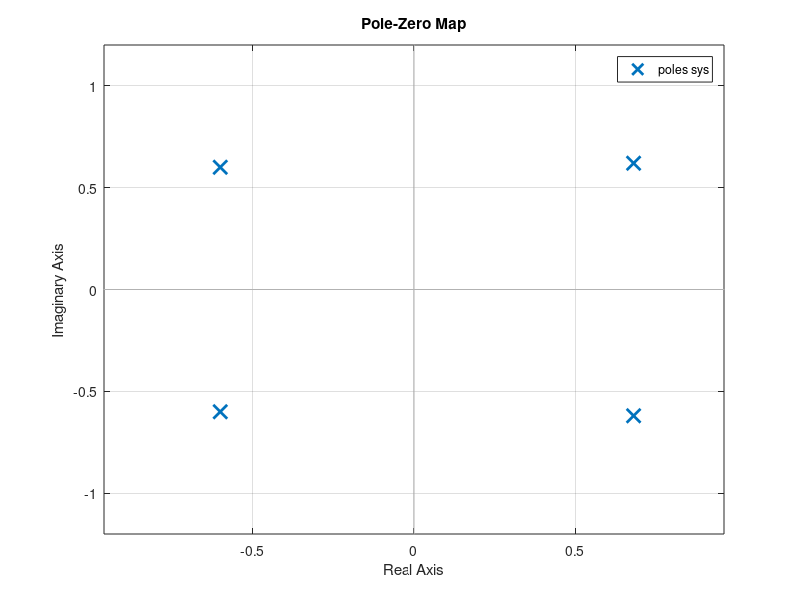
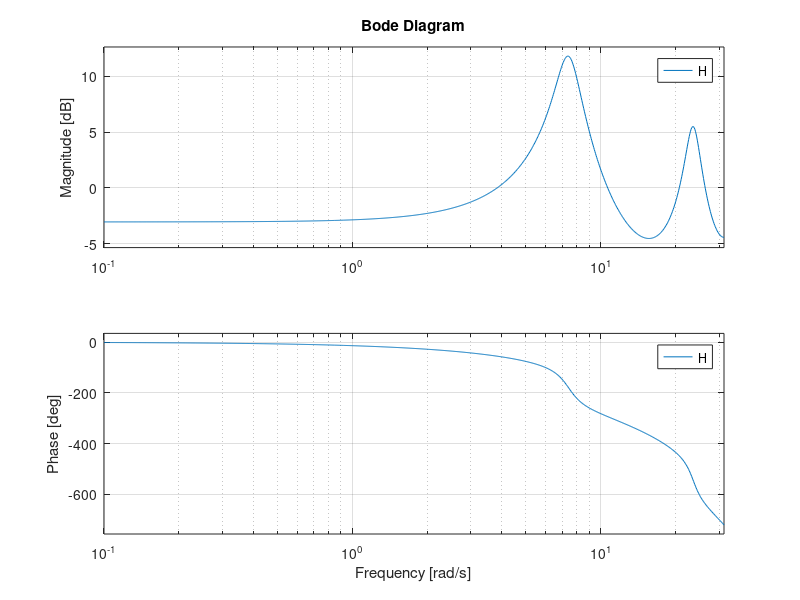
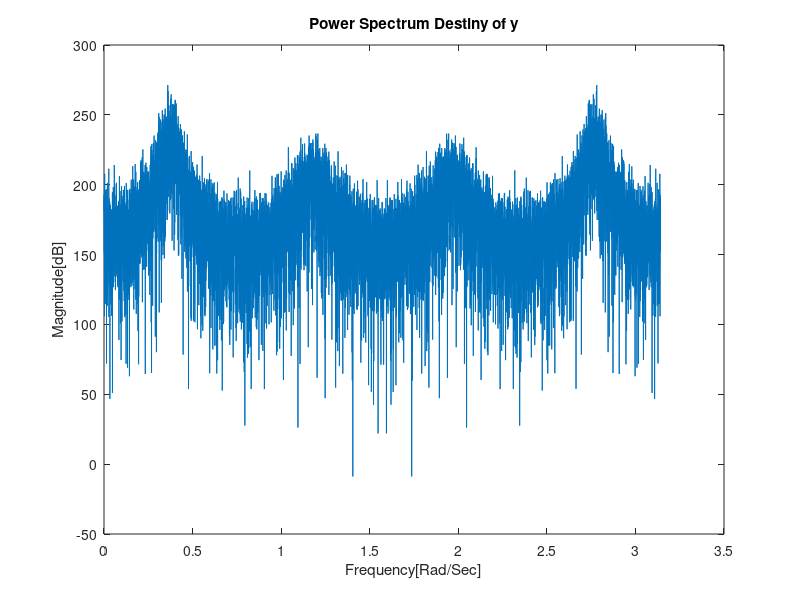

The MATLAB script that drew these images, in order: (Note: this script raises an error after producing the figures.)
clear all; close all; clc;

%% Section 1
sys = zpk([],[-0.6+0.6i , -0.6-0.6i , 0.68+0.62i , 0.68-0.62i], 1);
figure(1);
pzmap(sys)
hold on;
[b,a] = zp2tf([],[-0.6+0.6i , -0.6-0.6i , 0.68+0.62i , 0.68-0.62i], 1);

H = tf(b,a, 0.1, 'variable', 'z^-1');
figure(2)
bode(H);

noise = randn(1,10000);
y = filter(b,a,noise);
psd = 20*log(abs(fft(y)).^2);
[~, freq] = freqz(b,a,length(psd));
figure(3)
plot((freq),psd);
hold on;
title('Power Spectrum Destiny of y');
xlabel('Frequency[Rad/Sec]');
ylabel('Magnitude[dB]');

%% Section 2

p = 4;
[freq_hat,psd_hat, sys_hat] = psd_ar(p,y, b);
figure(1)
pzmap(sys_hat);
figure(3)
plot(freq_hat,psd_hat);
title('Power Spectrum Destiny of y');
xlabel('Frequency');
ylabel('Magnitude');

% Estimation Quality

est_qual1 = estimation_quality(psd, psd_hat, freq, freq_hat);

%% Section 3

H = tf(b,a, 0.1, 'variable', 'z^-1');
figure()
bode(H);
